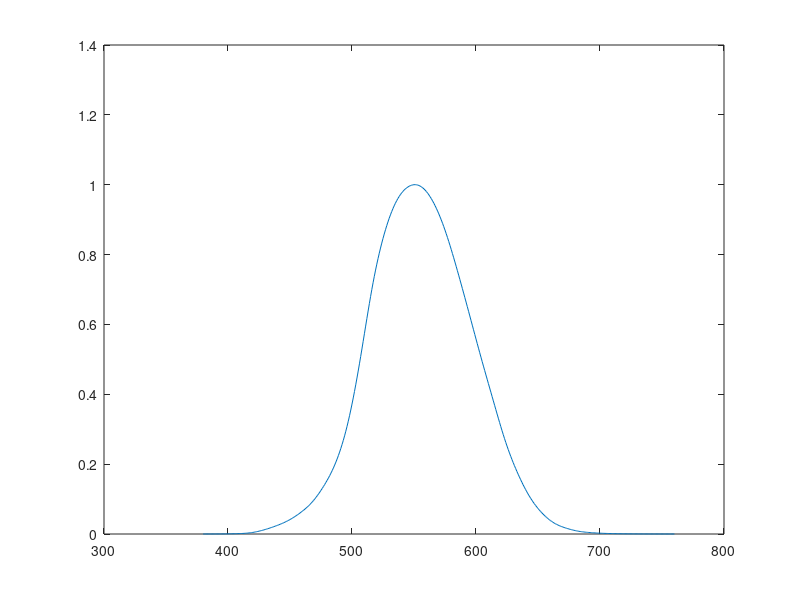

Reproduce this figure in MATLAB.
zt = [0.00004 0.00012 0.00040 0.0012 0.0040 0.0116 0.023 0.038 0.060 0.091 0.139 0.208 0.323 0.503 0.710 0.862 0.954 0.995 0.995 0.952 0.870 0.757 0.631 0.503 0.381 0.265 0.175 0.107 0.061 0.032 0.017 0.0082 0.0041 0.0021 0.00105 0.00052 0.00025 0.00012 0.00006 0.00003];
y = 380:9.75:760.25;
x = 380:1:770;
vq2 = interp1(y,zt,x,'spline');
% p = polyfit(y,zt,45);
% R = polyval(p,x); 
plot(x,vq2);
